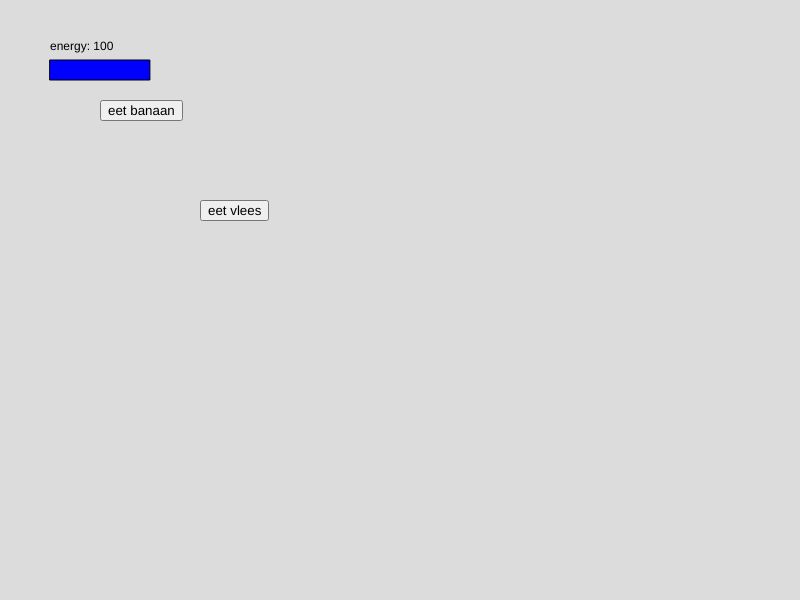
Frame 1 (no input)
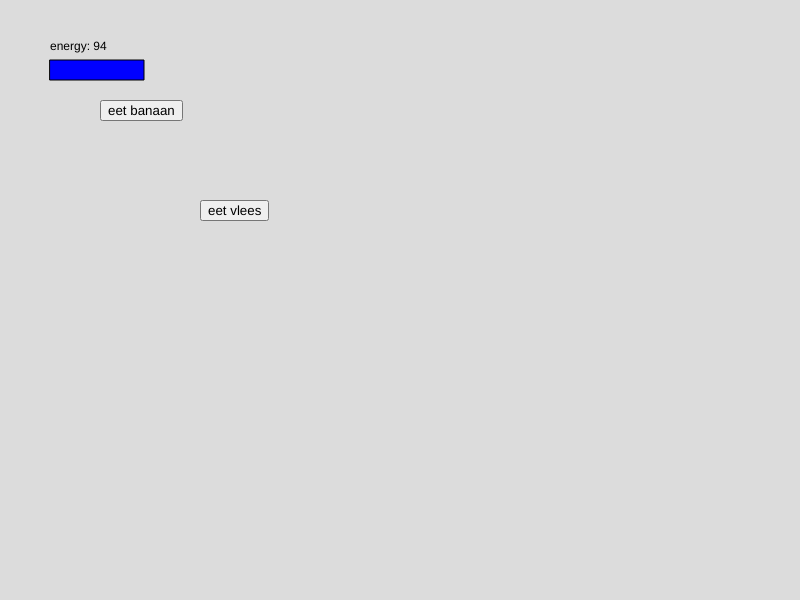
Frame 60 (no input)
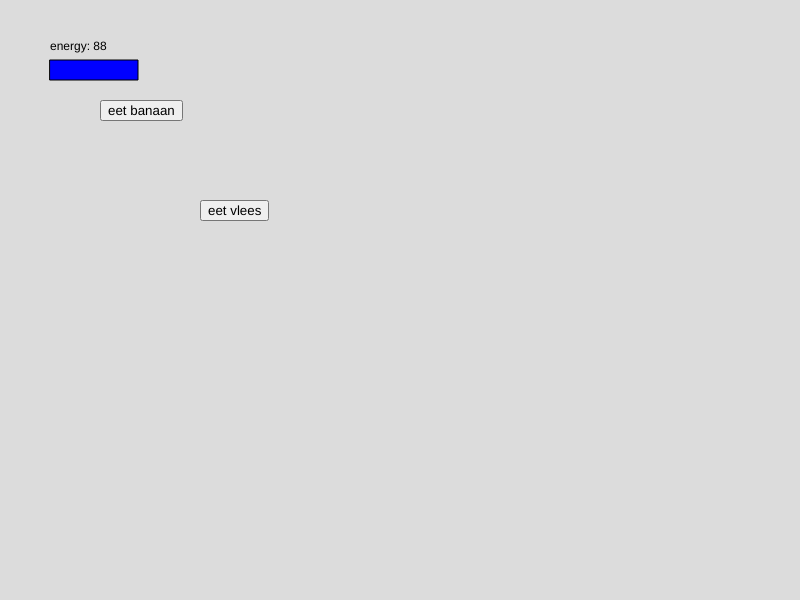
Frame 120 (the mouse pressed at the canvas centre since frame 60)

The p5.js sketch that drew these frames (run headless with seeded random() and noise() and a simulated clock; from frame 60 on, the mouse is pressed at the canvas centre):

// p5.js sketch
// ── sketch.js
let energy =100 


function setup() {

  createCanvas(800, 600);

  let buttonEat = createButton('eet banaan')
  buttonEat.position(100,100)
  buttonEat.mousePressed(eatfunction)


  
   let buttonEat1 = createButton('eet vlees')
  buttonEat1.position(200,200)
  buttonEat1.mousePressed(eatfunction)
}

function draw() {
   background(220);

   

  energy = energy - 0.1
  if (energy <= 0 ) {
    energy = 0 
  }
 fill('black')
 text ("energy: "  +  round ( energy ),50,50 )
  

 fill('blue')
 rect (50,60,energy,20)
}

function eatfunction (){
  console.log('ga eten')
  energy += 20






  //honger              //dorst
 //gezondheid
 //gelukigheid 
}
